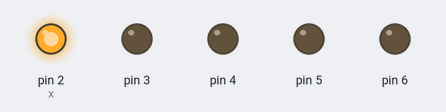
Bench run of a sketch on a simulated Arduino Uno, built with avr-gcc and run on an emulated ATmega328P. Shown: output pins drawn as LEDs (lit = HIGH).

Above: at 0.12 s.
At 0.62 s:
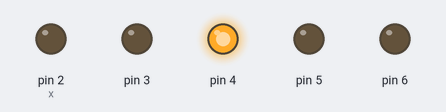
At 0.87 s:
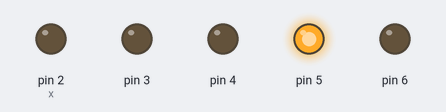
At 1.62 s:
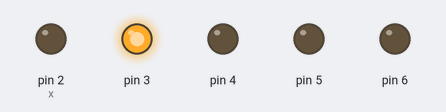
At 2.37 s:
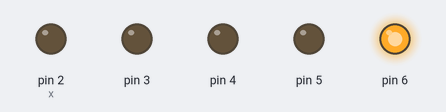
Timing chart, 0 to 3.0 s (numbered marks = the images above):
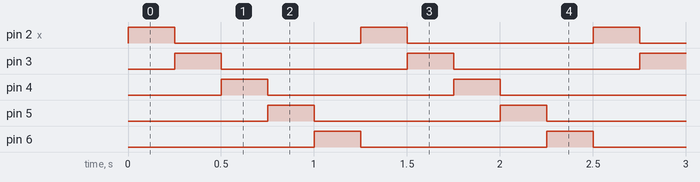

The sketch:

Basic_running_LED_with_fade.ino
```cpp
//unfinished
int x = 2;
int y;

void setup() {
  pinMode (2, OUTPUT);
  pinMode (3, OUTPUT);
  pinMode (4, OUTPUT);
  pinMode (5, OUTPUT);
  pinMode (6, OUTPUT);

}

void loop() {

  digitalWrite (x-1, LOW);
  if (x == 7){
    x=2;
  }
  digitalWrite (x, HIGH);
  x = x+1;
  delay (250);

}
```

Measured:
- by itself, pin 2 (x), pin 3–6: alternates HIGH for 0.25 s and LOW for 1.0 s
- by itself, everything shown: repeats every 1.3 s, in 5 steps
